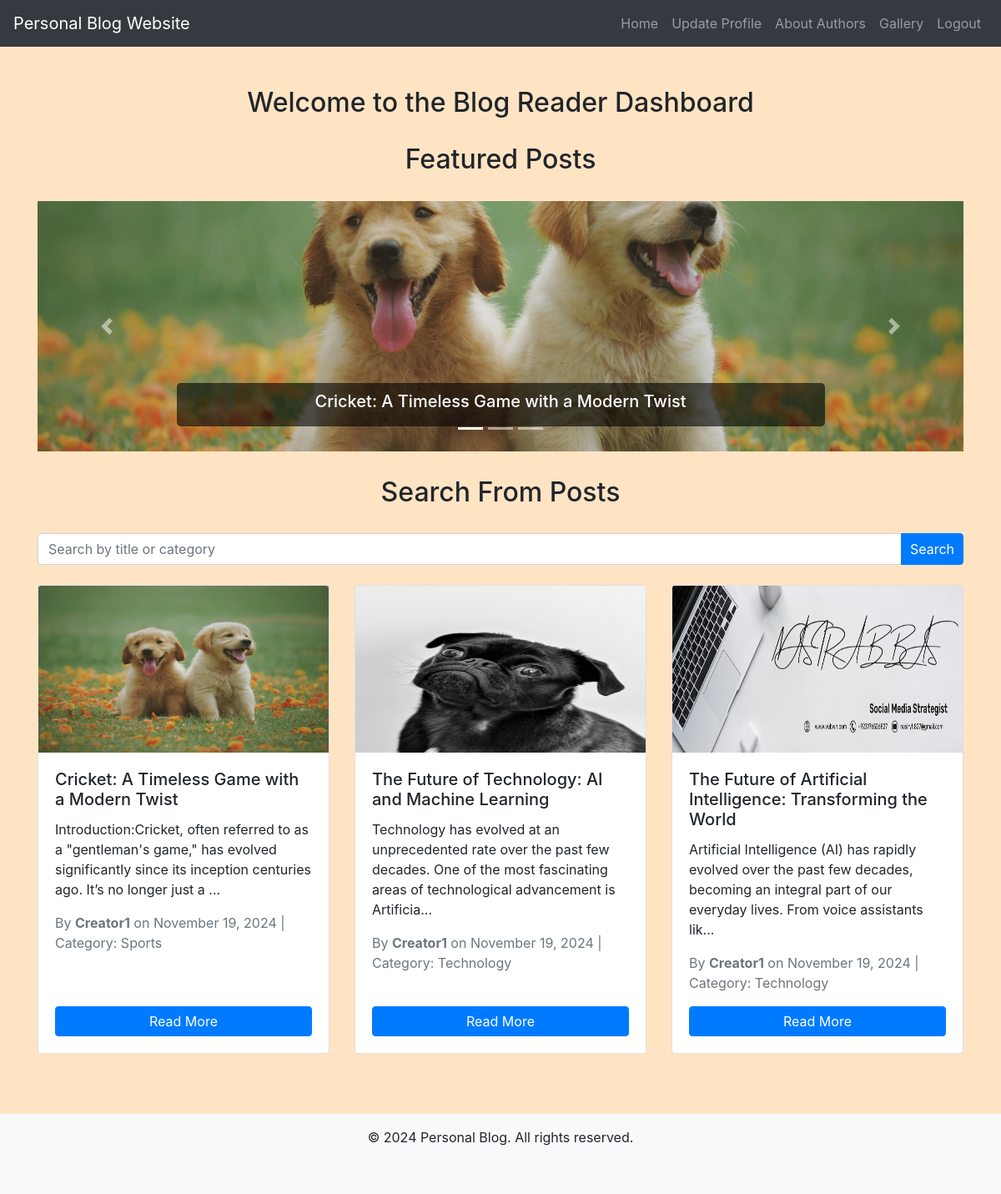
Page /home.php (signed in) on the committed database.
### tables this page shows
CREATE TABLE `blogposts` (
  `id` int(11) NOT NULL,
  `title` varchar(255) NOT NULL,
  `content` text NOT NULL,
  `author_id` int(11) NOT NULL,
  `category_id` int(11) NOT NULL,
  `featured_image` varchar(255) DEFAULT NULL,
  `status` enum('published','draft') NOT NULL,
  `created_at` timestamp NOT NULL DEFAULT current_timestamp(),
  `updated_at` timestamp NOT NULL DEFAULT current_timestamp() ON UPDATE current_timestamp()
);

CREATE TABLE `users` (
  `id` int(11) NOT NULL,
  `username` varchar(255) NOT NULL,
  `email` varchar(255) NOT NULL,
  `password` varchar(255) NOT NULL,
  `phone` varchar(20) NOT NULL,
  `usertype` enum('reader','creator') NOT NULL,
  `created_at` timestamp NOT NULL DEFAULT current_timestamp(),
  `updated_at` timestamp NOT NULL DEFAULT current_timestamp() ON UPDATE current_timestamp(),
  `bio` text DEFAULT NULL,
  `profile_picture` varchar(255) DEFAULT NULL
);

CREATE TABLE `categories` (
  `id` int(11) NOT NULL,
  `name` varchar(255) NOT NULL,
  `created_at` timestamp NOT NULL DEFAULT current_timestamp(),
  `updated_at` timestamp NOT NULL DEFAULT current_timestamp() ON UPDATE current_timestamp()
);

### home.php (the view, shortened to what this page needs)
<?php
include('config.php');
$search_query = '';
$sql = "SELECT posts.id, posts.title, posts.created_at, posts.content, posts.featured_image, posts.author_id, posts.category_id, categories.name AS category_name, users.username AS author_name
        FROM BlogPosts AS posts
        JOIN categories ON posts.category_id = categories.id
        JOIN users ON posts.author_id = users.id
        WHERE posts.status = 'published' $search_query
        ORDER BY posts.created_at DESC";
$result = mysqli_query($conn, $sql);
$carousel_sql = "SELECT id, title, featured_image FROM BlogPosts WHERE featured_image != '' AND status = 'published' ORDER BY created_at DESC LIMIT 5";
$carousel_result = mysqli_query($conn, $carousel_sql);
?>
<!DOCTYPE html>
<html lang="en">
<head>
    <link rel="stylesheet" href="https://maxcdn.bootstrapcdn.com/bootstrap/4.5.2/css/bootstrap.min.css">
    <link rel="stylesheet" href="./css/style.css">
</head>
<body>
<?php include('navbar.php'); ?>
<div class="container mt-5">
<h2 class="text-center">Welcome to the Blog Reader Dashboard</h2>
<h2>Featured Posts</h2>
    <div id="carouselExampleIndicators" class="carousel slide" data-ride="carousel">
        <ol class="carousel-indicators">
            <?php $active = "active"; $index = 0; ?>
            <?php while ($carousel_row = mysqli_fetch_assoc($carousel_result)) { ?>
                <li data-target="#carouselExampleIndicators" data-slide-to="<?php echo $index; ?>" class="<?php echo $active; ?>"></li>
                <?php
                    $active = "";
                    $index++;
                } ?>
        </ol>
        <div class="carousel-inner">
            <?php
            mysqli_data_seek($carousel_result, 0);
            $active = "active";
            while ($carousel_row = mysqli_fetch_assoc($carousel_result)) {
            ?>
                <div class="carousel-item <?php echo $active; ?>">
                    <?php if ($carousel_row['featured_image']) { ?>
                        <img src="images/<?php echo $carousel_row['featured_image']; ?>" class="d-block w-100" alt="Featured Image">
                    <?php } else { ?>
                        <img src="https://via.placeholder.com/800x300" class="d-block w-100" alt="Featured Image">
                    <?php } ?>
                    <div class="carousel-caption">
                        <h5><?php echo htmlspecialchars($carousel_row['title']); ?></h5>
                    </div>
                </div>
            <?php
                $active = "";
            } ?>
        </div>
        <a class="carousel-control-prev" href="#carouselExampleIndicators" role="button" data-slide="prev">
            <span class="carousel-control-prev-icon" aria-hidden="true"></span>
        </a>
        <a class="carousel-control-next" href="#carouselExampleIndicators" role="button" data-slide="next">
            <span class="carousel-control-next-icon" aria-hidden="true"></span>
        </a>
    </div>
    <h2 class="text-center">Search From Posts</h2>
    <form method="GET" class="mb-4">
        <div class="input-group">
            <input type="text" name="search" class="form-control" placeholder="Search by title or category" value="<?php echo isset($search_term) ? htmlspecialchars($search_term) : ''; ?>">
            <div class="input-group-append">
                <button class="btn btn-primary" type="submit">Search</button>
            </div>
        </div>
    </form>
    <div class="row">
        <?php if (mysqli_num_rows($result) > 0) {
            while ($row = mysqli_fetch_assoc($result)) {
                $content_preview = strip_tags($row['content']);
                $content_preview = strlen($content_preview) > 150 ? substr($content_preview, 0, 150) . '...' : $content_preview;
                ?>
                <div class="col-md-4 mb-4">
                    <div class="card h-100">
                        <?php if ($row['featured_image']) { ?>
                            <img src="images/<?php echo $row['featured_image']; ?>" class="card-img-top" alt="Featured Image">
                        <?php } else { ?>
                            <img src="https://via.placeholder.com/300x200" class="card-img-top" alt="Featured Image">
                        <?php } ?>
                        <div class="card-body d-flex flex-column">
                            <h5 class="card-title"><?php echo htmlspecialchars($row['title']); ?></h5>
                            <p class="card-text"><?php echo $content_preview; ?></p>
                            <p class="text-muted">By <strong><?php echo htmlspecialchars($row['author_name']); ?></strong> on <?php echo date('F j, Y', strtotime($row['created_at'])); ?> | Category: <?php echo htmlspecialchars($row['category_name']); ?></p>
                            <a href="view_post.php?id=<?php echo $row['id']; ?>" class="btn btn-primary mt-auto">Read More</a>
                        </div>
                    </div>
                </div>
            <?php }
        } else { ?>
            <div class="col-12 text-center">
                <p>No posts found matching your search criteria.</p>
            </div>
        <?php } ?>
    </div>
</div>
<?php
include 'footer.php';
?>
</body>
</html>

### css/style.css (style rules this page uses)
body { background-color: bisque; }
h1, h2, h3, h4 { text-align: center; margin-top: 30px; margin-bottom: 30px; }
.container { margin-bottom: 40px; }
.btn-primary { padding: 5px 10px; }

### home.php (style rules this page uses)
.carousel-item img { height: 300px; object-fit: cover; }
.carousel-item { text-align: center; }
.carousel-caption { bottom: 30px; background-color: rgba(0, 0, 0, 0.6); color: white; padding: 10px; border-radius: 5px; }
img { height:200px; }

### rows in the picture
blogposts: featured_image (picture), title "Cricket: A Timeless Game with a Modern Twist", content "Introduction:Cricket, often referred to as a \"gentleman's game,\" has evolved significantly since its inception centuries ago. It’s no longer just a ...", author.username "Creator1", created_at "November 19, 2024", category.name "Sports"
blogposts: featured_image (picture), title "The Future of Technology: AI and Machine Learning", content "Technology has evolved at an unprecedented rate over the past few decades. One of the most fascinating areas of technological advancement is Artificia...", author.username "Creator1", created_at "November 19, 2024", category.name "Technology"
blogposts: featured_image (picture), title "The Future of Artificial Intelligence: Transforming the World", content "Artificial Intelligence (AI) has rapidly evolved over the past few decades, becoming an integral part of our everyday lives. From voice assistants lik...", author.username "Creator1", created_at "November 19, 2024", category.name "Technology"
